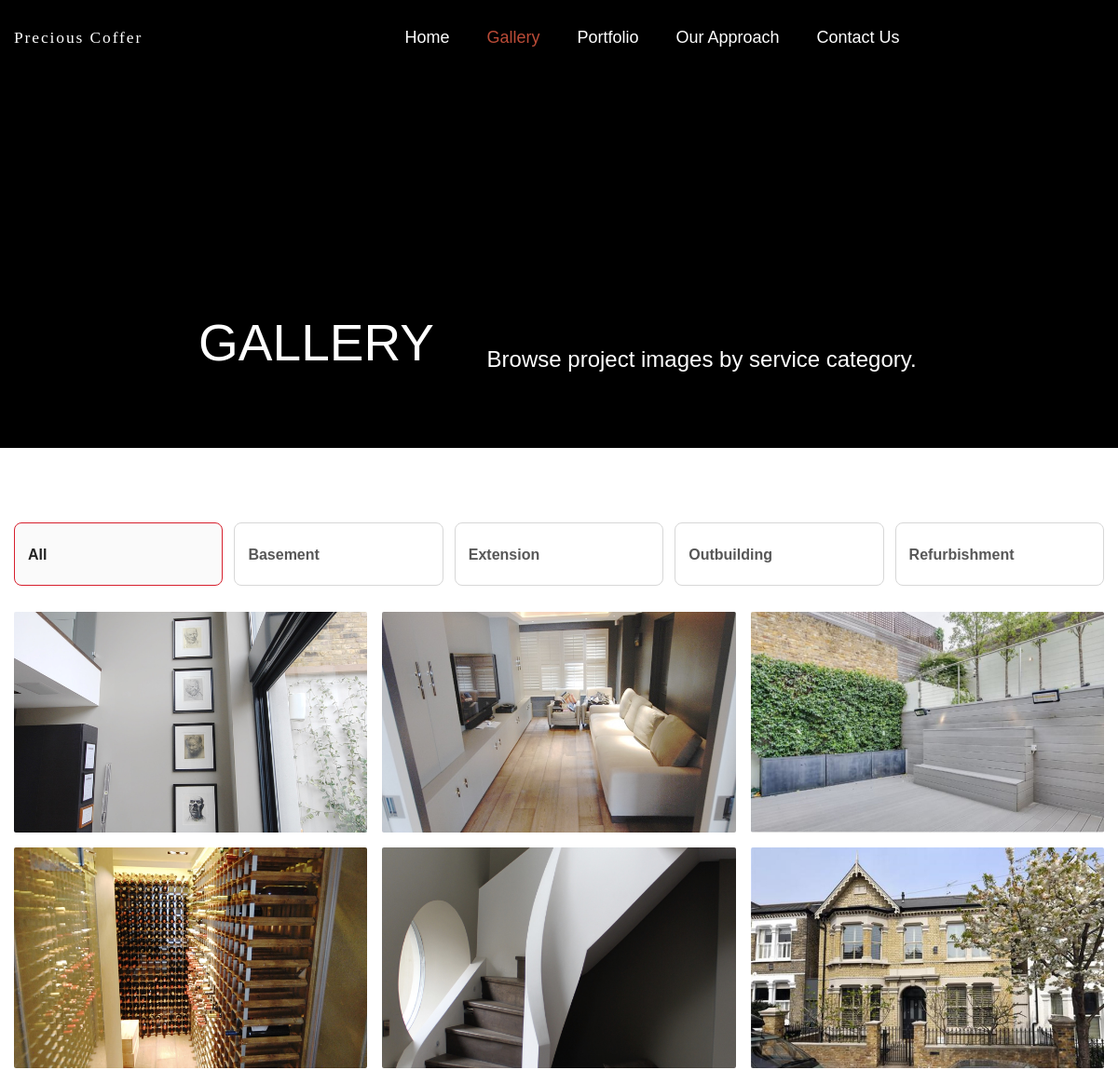
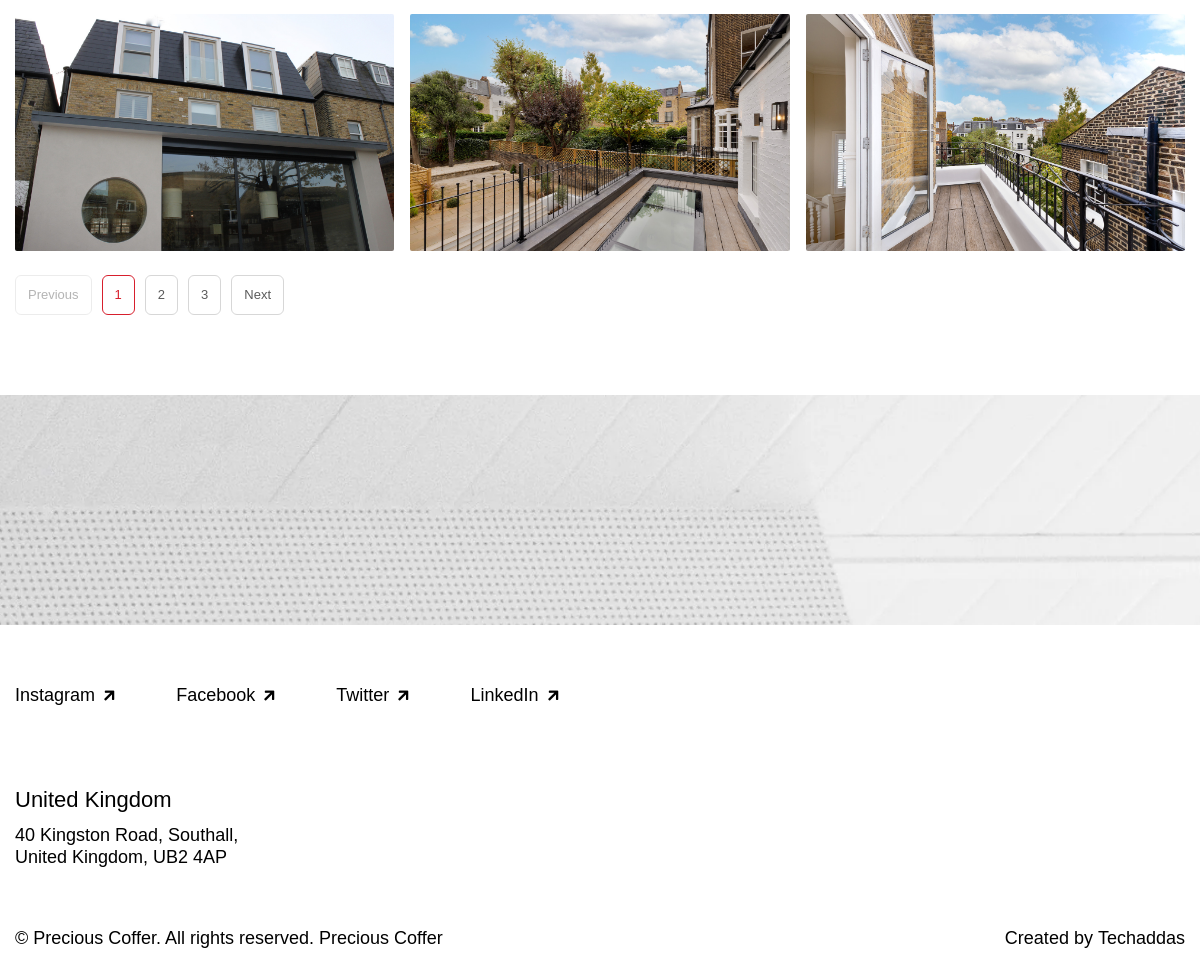
The page /gallery on the database its author committed (2 pictures, top to bottom).
### UI/models.py (models this page shows, shortened)
class ProjectCategory(models.Model):
    name = models.CharField(max_length=100, unique=True)
    slug = models.SlugField(max_length=120, unique=True)
    class Meta:
        ordering = ["name"]
        verbose_name_plural = "Project Categories"

class ProjectImage(models.Model):
    project = models.ForeignKey(Project, on_delete=models.CASCADE, related_name="project_images")
    image = models.FileField(
        upload_to="projects/gallery/",
        help_text="Auto-cropped to 1170x780 (3:2) for consistent gallery layout.",
    )
    category = models.ForeignKey(
        ProjectCategory,
        on_delete=models.SET_NULL,
        related_name="project_images",
        blank=True,
        null=True,
    )
    sort_order = models.PositiveIntegerField(default=0)
    class Meta:
        ordering = ["sort_order", "id"]

### UI/views.py (the view)
# urls.py: path("gallery", views.gallery, name="gallery"),
def gallery(request):
    categories = ProjectCategory.objects.order_by("name")
    images = ProjectImage.objects.select_related("project", "category").order_by("-id")
    return render(
        request,
        "UI/gallary.html",
        {
            "wf_page": "698fb87304c94142e89f3e5",
            "active_page": "gallery",
            "categories": categories,
            "images": images,
        },
    )

### UI/context_processors.py (called while the page is built)
def site_social_links(request):
    return {
        "site_social_links": SiteSocialLinks.objects.first(),
    }

### UI/templates/UI/gallary.html (shortened to what this page needs)
{% extends 'UI/base.html' %}
{% load static %}
{% block content %}
<div class="banner-inner-page">
  <div class="base-container w-container">
    <div class="heading-wrapper-aligh-bottom">
      <div class="heading-inner-wrapper extra-width">
        <h1>Gallery</h1>
      </div>
      <div class="paragraph-banner-inner-wrapper">
        <p class="paragraph-large text-white">Browse project images by service category.</p>
      </div>
    </div>
  </div>
</div>
<section class="section gallery-section">
  <div class="w-layout-blockcontainer base-container w-container">
    <div class="gallery-filter-cards" id="gallery-filters">
      <button type="button" class="gallery-filter-card active" data-category="all">
        <span class="gallery-filter-title">All</span>
      </button>
      {% for category in categories %}
        <button type="button" class="gallery-filter-card" data-category="{{ category.slug }}">
          <span class="gallery-filter-title">{{ category.name }}</span>
        </button>
      {% endfor %}
    </div>
    <div class="gallery-grid" id="gallery-grid">
      {% for item in images %}
        <div class="gallery-grid-item" data-gallery-item data-category="{{ item.category.slug|default:'' }}">
          <a href="#" class="gallery-grid-link w-inline-block w-lightbox" aria-label="open lightbox" aria-haspopup="dialog">
            <img src="{{ item.image.url }}" loading="lazy" alt="{{ item.project.title }} image {{ forloop.counter }}" class="gallery-grid-photo">
          </a>
        </div>
      {% endfor %}
    </div>
    <div class="gallery-pagination" id="gallery-pagination"></div>
  </div>
</section>
{% endblock %}

### UI/templates/UI/base.html (shortened to what this page needs)
{% load static %}
<html data-wf-page="{{ wf_page|default:'698fb87304c94142e89f6592' }}" data-wf-site="698fb87204c94142e89f652e" lang="en">
<head>
  <link href="{% static 'css/normalize.css' %}" rel="stylesheet" type="text/css">
  <link href="{% static 'css/webflow.css' %}" rel="stylesheet" type="text/css">
  <link href="{% static 'css/preciouscoffer-web.webflow.css' %}" rel="stylesheet" type="text/css">
</head>
<body>
  <div data-animation="over-left" class="navbar-main w-nav" data-easing2="ease" data-easing="ease"
    data-collapse="medium" data-w-id="7d832613-f8ea-64b6-094f-6e409bd038d2" role="banner" data-duration="400"
    data-doc-height="1">
    <div class="nav-container w-container">
      <div class="nav-menu-wrapper">
        <a href="{% url 'home' %}" class="brand w-nav-brand{% if active_page == 'home' %} w--current{% endif %}"><img loading="lazy" height="Auto"
            alt="Logo" src="{% static 'images/Logo-White.svg' %}" class="logo-image"></a>
        <nav role="navigation" class="nav-menu-dark w-nav-menu">
          <div class="menu-wrap">
            <a href="{% url 'home' %}" class="nav-link w-nav-link{% if active_page == 'home' %} w--current{% endif %}">Home</a>
            <a href="{% url 'gallery' %}" class="nav-link w-nav-link{% if active_page == 'gallery' %} w--current{% endif %}">Gallery</a>
            <a href="{% url 'project' %}" class="nav-link w-nav-link{% if active_page == 'project' %} w--current{% endif %}">Portfolio</a>
            <a href="{% url 'about-us' %}" class="nav-link w-nav-link{% if active_page == 'about-us' %} w--current{% endif %}">Our Approach</a>
            <a href="{% url 'contact-us' %}" class="nav-link w-nav-link{% if active_page == 'contact-us' %} w--current{% endif %}">Contact Us</a>
          </div>
        </nav>
      </div>
    </div>
  </div>
  {% block content %}{% endblock %}
  <div class="footer">
    <div class="small-background"><img src="{% static 'images/Small-Background_1Small-Background.webp' %}" loading="lazy" sizes="100vw"
        srcset="{% static 'images/Small-Background_1Small-Background.webp' %} 500w, {% static 'images/Small-Background_1Small-Background.webp' %} 800w, {% static 'images/Small-Background_1Small-Background.webp' %} 1080w, {% static 'images/Small-Background_1Small-Background.webp' %} 1600w, {% static 'images/Small-Background_1Small-Background.webp' %} 1920w"
        alt="Image" class="image-footer"></div>
    <div class="base-container w-container">
      <div class="footer-links-wrap">
        <div data-w-id="6de23c29-1c30-946e-75e0-a5372ab8287a" class="links-wrap-footer">
          <a href="{% if site_social_links and site_social_links.instagram_url %}{{ site_social_links.instagram_url }}{% else %}https://www.instagram.com/{% endif %}" target="_blank" class="link-with-icon">Instagram<span
              class="text-button-icon"></span></a>
          <a href="{% if site_social_links and site_social_links.facebook_url %}{{ site_social_links.facebook_url }}{% else %}https://www.facebook.com/{% endif %}" target="_blank" class="link-with-icon">Facebook<span
              class="text-button-icon"></span></a>
          <a href="{% if site_social_links and site_social_links.twitter_url %}{{ site_social_links.twitter_url }}{% else %}https://twitter.com/{% endif %}" target="_blank" class="link-with-icon">Twitter<span
              class="text-button-icon"></span></a>
          <a href="{% if site_social_links and site_social_links.linkedin_url %}{{ site_social_links.linkedin_url }}{% else %}https://www.linkedin.com/{% endif %}" target="_blank" class="link-with-icon">LinkedIn<span
              class="text-button-icon"></span></a>
        </div>
      </div>
      <div class="footer-wrapper">
        <div data-w-id="daf981fd-9b17-a0fb-7466-2c35634f2c76" class="footer-address-wrapper">
          <h5 class="footer-heading">United Kingdom</h5>
          <p class="footer-address">40 Kingston Road, Southall, United Kingdom, UB2 4AP</p>
        </div>
      </div>
      <div data-w-id="daf981fd-9b17-a0fb-7466-2c35634f2ca5" class="footer-bottom-wrapper">
        <div class="footer-copyright">© Precious Coffer. All rights reserved. <span
            class="footer-licensing-link">Precious Coffer</span>
        </div>
        <div class="footer-rights-wrapper">
          <div class="footer-rights">
            Created by <a href="https://techaddas.co.uk" target="_blank" class="footer-copyright-link">Techaddas</a>
          </div>
        </div>
      </div>
    </div>
  </div>
</body>
</html>

### UI/static/css/webflow.css (style rules this page uses)
* { -webkit-box-sizing: border-box; -moz-box-sizing: border-box; box-sizing: border-box; }
html { height: 100%; }
body { margin: 0; min-height: 100%; background-color: #fff; font-family: Arial, sans-serif; font-size: 14px; line-height: 20px; color: #333; }
img { max-width: 100%; vertical-align: middle; display: inline-block; }
.w-inline-block { max-width: 100%; display: inline-block; }
h1, h2, h3, h4, h5, h6 { font-weight: bold; margin-bottom: 10px; }
h1 { font-size: 38px; line-height: 44px; margin-top: 20px; }
h5 { font-size: 14px; line-height: 20px; margin-top: 10px; }
p { margin-top: 0; margin-bottom: 10px; }
button, [type='button'], [type='reset'] { border: 0; cursor: pointer; -webkit-appearance: button; }
.w-container { margin-left: auto; margin-right: auto; max-width: 940px; }
.w-container:before, .w-container:after { content: " "; display: table; grid-column-start: 1; grid-row-start: 1; grid-column-end: 2; grid-row-end: 2; }
.w-container:after { clear: both; }
.w-nav { position: relative; background: #dddddd; z-index: 1000; }
.w-nav:before, .w-nav:after { content: " "; display: table; grid-column-start: 1; grid-row-start: 1; grid-column-end: 2; grid-row-end: 2; }
.w-nav:after { clear: both; }
.w-nav-brand { position: relative; float: left; text-decoration: none; color: #333333; }
.w-nav-link { position: relative; display: inline-block; vertical-align: top; text-decoration: none; color: #222222; padding: 20px; text-align: left; margin-left: auto; margin-right: auto; }
.w-nav-link.w--current { color: #0082f3; }
.w-nav-menu { position: relative; float: right; }

### UI/templates/UI/gallary.html (style rules this page uses)
.navbar-main { background: #000 !important; position: sticky; top: 0; z-index: 1000; }
.gallery-section { background: #ffffff; }
.gallery-filter-cards { display: grid; grid-template-columns: repeat(auto-fit, minmax(170px, 1fr)); gap: 12px; margin-bottom: 28px; }
.gallery-filter-card { border: 1px solid #d7d7d7; border-radius: 8px; background: #fff; color: #575757; padding: 14px; min-height: 68px; display: flex; flex-direction: column; justify-content: center; text-align: left; cursor: pointer; }
.gallery-filter-card.active { border-color: #d71f2d; background: #fafafa; color: #222; }
.gallery-filter-title { font-size: 16px; font-weight: 700; line-height: 1.2; }
.gallery-grid { display: grid; grid-template-columns: repeat(3, minmax(0, 1fr)); gap: 16px; }
.gallery-grid-item { position: relative; overflow: hidden; border-radius: 2px; }
.gallery-grid-link { display: block; width: 100%; aspect-ratio: 16 / 10; }
.gallery-grid-photo { width: 100%; height: 100%; object-fit: cover; display: block; transition: transform 0.3s ease; }
.gallery-pagination { margin-top: 24px; display: flex; gap: 10px; flex-wrap: wrap; }

### rows shown on the page
ProjectCategory: name "Basement"
ProjectCategory: name "Extension"
ProjectCategory: name "Outbuilding"
ProjectCategory: name "Refurbishment"
ProjectImage: image (picture)
ProjectImage: image (picture)
ProjectImage: image (picture)
ProjectImage: image (picture)
ProjectImage: image (picture)
ProjectImage: image (picture)
ProjectImage: image (picture)
ProjectImage: image (picture)
ProjectImage: image (picture)
